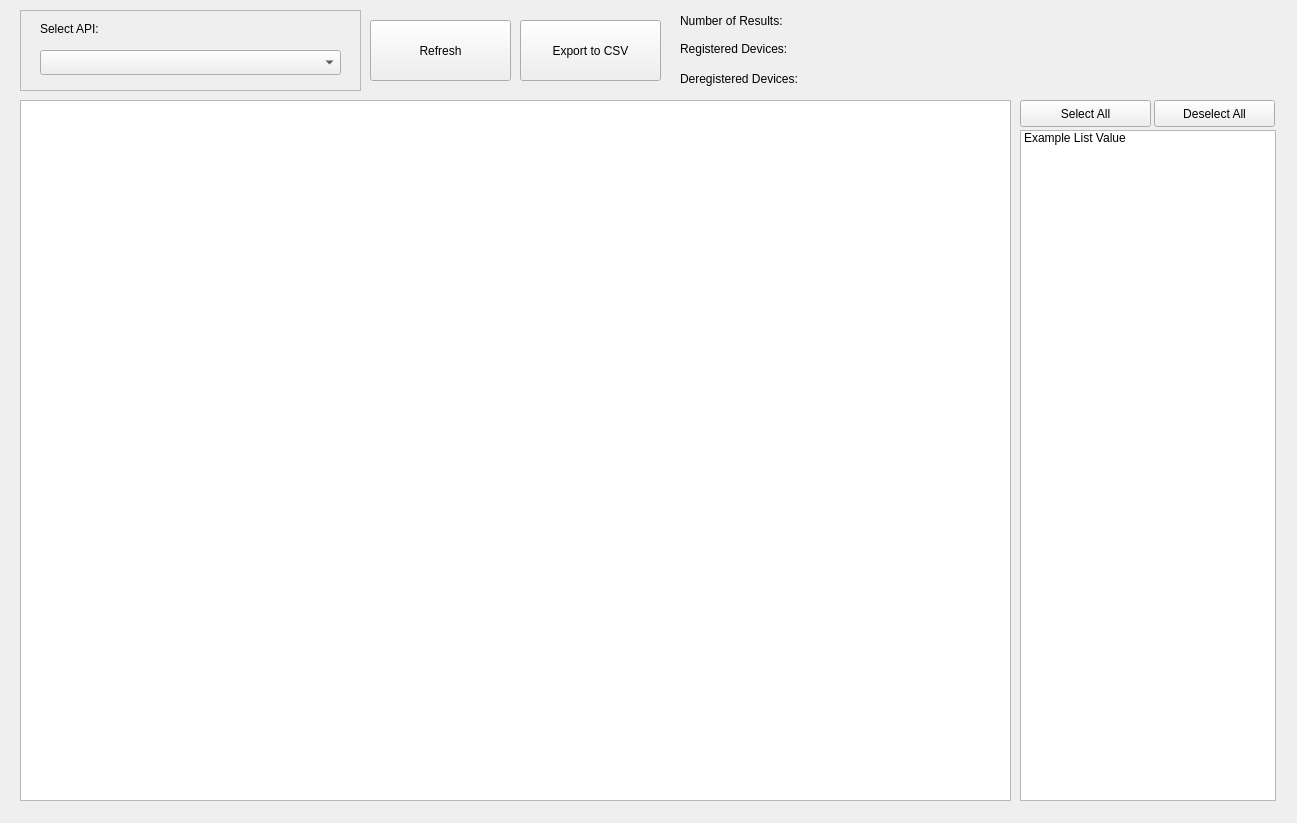
<?xml version="1.0" encoding="UTF-8"?>
<ui version="4.0">
 <class>MainWindow</class>
 <widget class="QFrame" name="MainWindow">
  <property name="geometry">
   <rect>
    <x>0</x>
    <y>0</y>
    <width>1297</width>
    <height>823</height>
   </rect>
  </property>
  <property name="windowTitle">
   <string>Form</string>
  </property>
  <widget class="QTableView" name="DevicesTable">
   <property name="geometry">
    <rect>
     <x>20</x>
     <y>100</y>
     <width>991</width>
     <height>701</height>
    </rect>
   </property>
   <property name="toolTipDuration" stdset="0">
    <number>0</number>
   </property>
  </widget>
  <widget class="QPushButton" name="Refresh">
   <property name="geometry">
    <rect>
     <x>370</x>
     <y>20</y>
     <width>141</width>
     <height>61</height>
    </rect>
   </property>
   <property name="text">
    <string>Refresh</string>
   </property>
  </widget>
  <widget class="QPushButton" name="Export">
   <property name="geometry">
    <rect>
     <x>520</x>
     <y>20</y>
     <width>141</width>
     <height>61</height>
    </rect>
   </property>
   <property name="text">
    <string>Export to CSV</string>
   </property>
  </widget>
  <widget class="QFrame" name="APIFrame">
   <property name="geometry">
    <rect>
     <x>20</x>
     <y>10</y>
     <width>341</width>
     <height>81</height>
    </rect>
   </property>
   <property name="frameShape">
    <enum>QFrame::StyledPanel</enum>
   </property>
   <property name="frameShadow">
    <enum>QFrame::Raised</enum>
   </property>
   <widget class="QComboBox" name="APIComboBox">
    <property name="geometry">
     <rect>
      <x>20</x>
      <y>40</y>
      <width>301</width>
      <height>25</height>
     </rect>
    </property>
    <property name="editable">
     <bool>false</bool>
    </property>
    <property name="currentText" stdset="0">
     <string/>
    </property>
   </widget>
   <widget class="QLabel" name="APITitle">
    <property name="geometry">
     <rect>
      <x>20</x>
      <y>10</y>
      <width>81</width>
      <height>17</height>
     </rect>
    </property>
    <property name="text">
     <string>Select API:</string>
    </property>
   </widget>
  </widget>
  <widget class="QListWidget" name="ColumnList">
   <property name="geometry">
    <rect>
     <x>1020</x>
     <y>130</y>
     <width>256</width>
     <height>671</height>
    </rect>
   </property>
   <item>
    <property name="text">
     <string>Example List Value</string>
    </property>
    <property name="checkState">
     <enum>Unchecked</enum>
    </property>
    <property name="flags">
     <set>ItemIsSelectable|ItemIsUserCheckable|ItemIsEnabled</set>
    </property>
   </item>
  </widget>
  <widget class="QLabel" name="NumFoundLabel">
   <property name="geometry">
    <rect>
     <x>680</x>
     <y>10</y>
     <width>221</width>
     <height>21</height>
    </rect>
   </property>
   <property name="text">
    <string>Number of Results:</string>
   </property>
  </widget>
  <widget class="QPushButton" name="SelectAll">
   <property name="geometry">
    <rect>
     <x>1020</x>
     <y>100</y>
     <width>131</width>
     <height>27</height>
    </rect>
   </property>
   <property name="text">
    <string>Select All</string>
   </property>
  </widget>
  <widget class="QPushButton" name="DeslectAll">
   <property name="geometry">
    <rect>
     <x>1154</x>
     <y>100</y>
     <width>121</width>
     <height>27</height>
    </rect>
   </property>
   <property name="text">
    <string>Deselect All</string>
   </property>
  </widget>
  <widget class="QLabel" name="ActiveNum">
   <property name="geometry">
    <rect>
     <x>680</x>
     <y>40</y>
     <width>211</width>
     <height>17</height>
    </rect>
   </property>
   <property name="text">
    <string>Registered Devices:</string>
   </property>
  </widget>
  <widget class="QLabel" name="deregNum">
   <property name="geometry">
    <rect>
     <x>680</x>
     <y>70</y>
     <width>221</width>
     <height>17</height>
    </rect>
   </property>
   <property name="text">
    <string>Deregistered Devices: </string>
   </property>
  </widget>
 </widget>
 <resources/>
 <connections/>
</ui>
